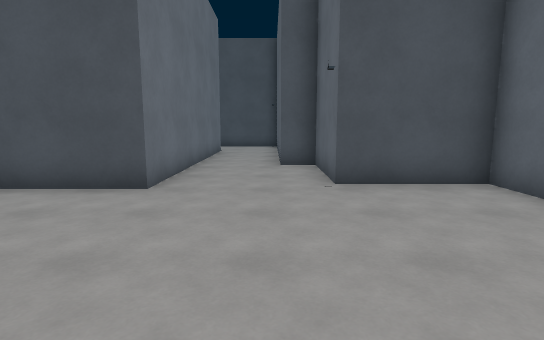
[1] (above)

17 first-person views from a walk through a 3-D level made in the Godot game engine. The camera is 1.5 m above the floor, tilts 8° down and sees 80° across. Doors that lead somewhere are drawn open, without their leaves. The floor is counted in squares, 1.3 m on a side. Each view is taken from the middle of a square. On the plan, view 1 faces up. The plan holds only what a view shows up to about 13 squares ahead; the rest is blank. The place goes on beyond the plan. Flat picture figures and markers are not drawn. Some surface patterns are stand-ins.

[2]
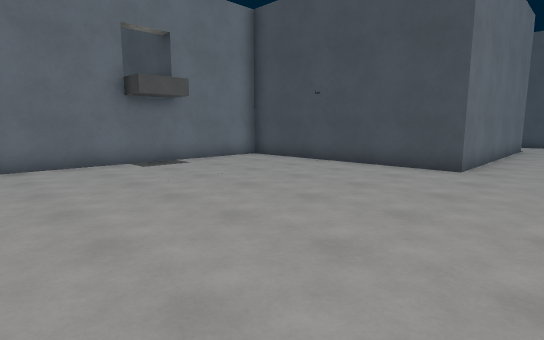

[3]
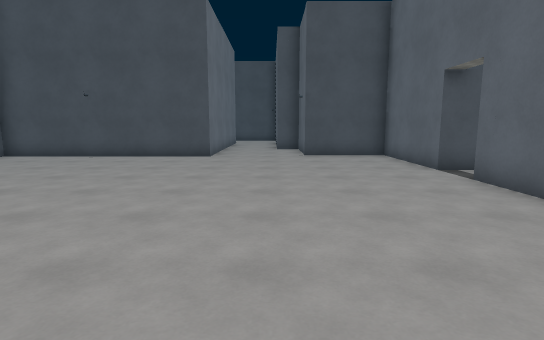

[4]
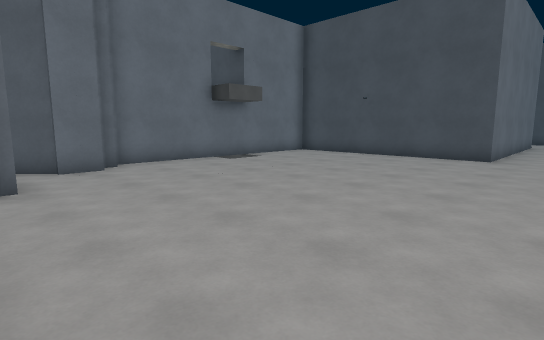

[5]
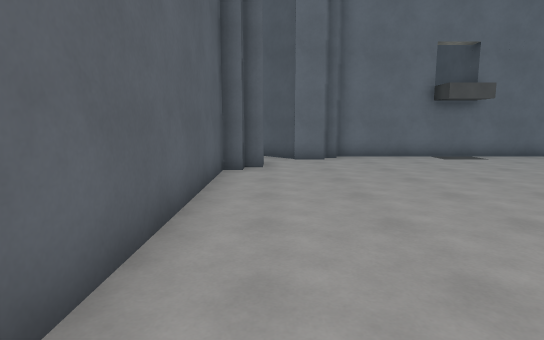

[6]
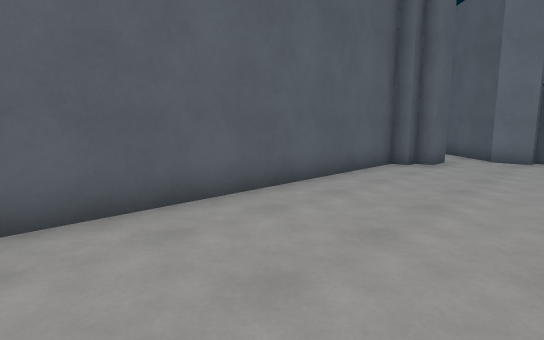

[7]
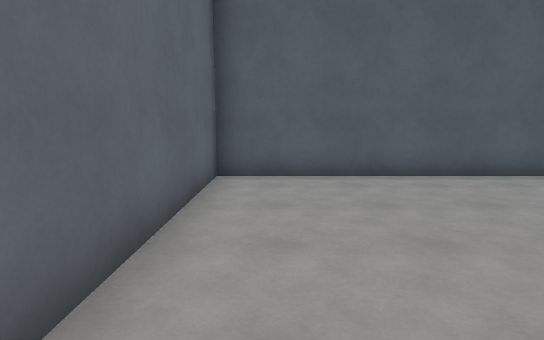

[8]
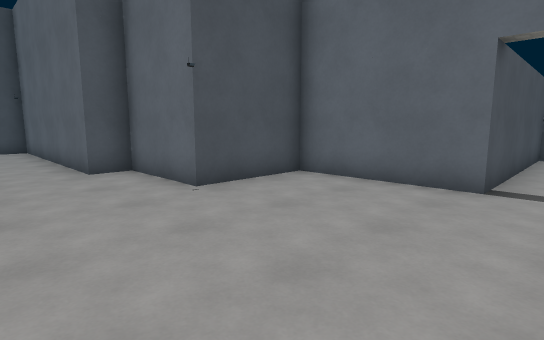

[9]
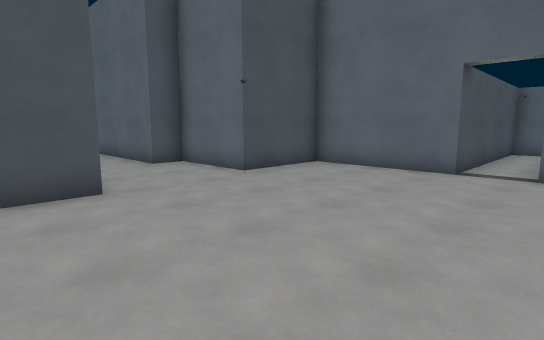

[10]
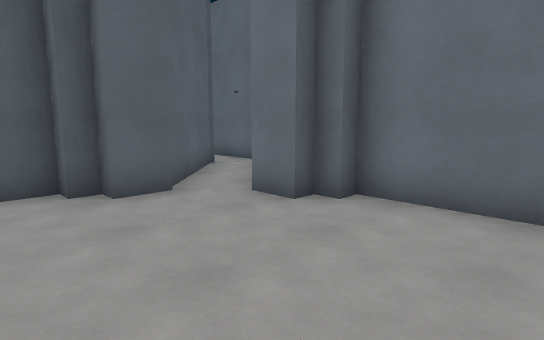

[11]
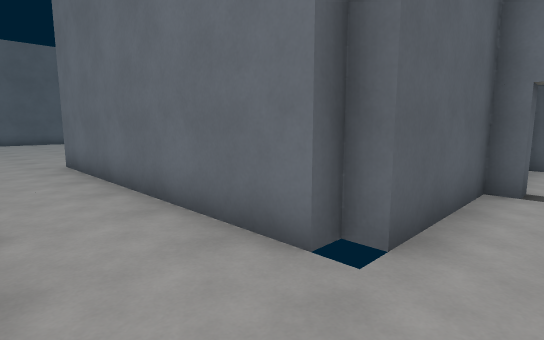

[12]
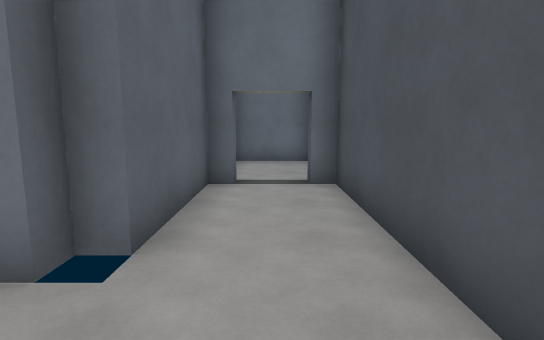

[13]
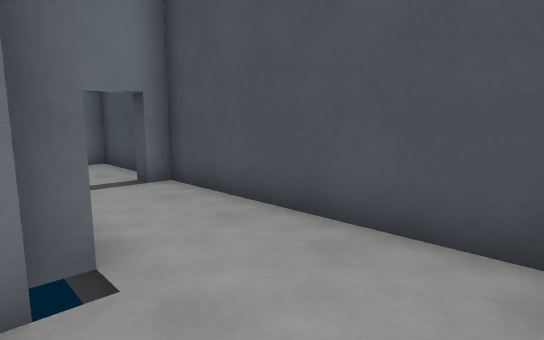

[14]
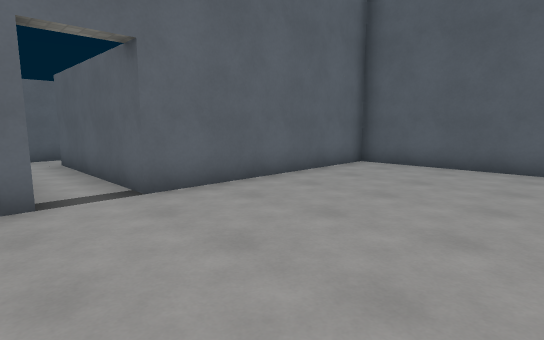

[15]
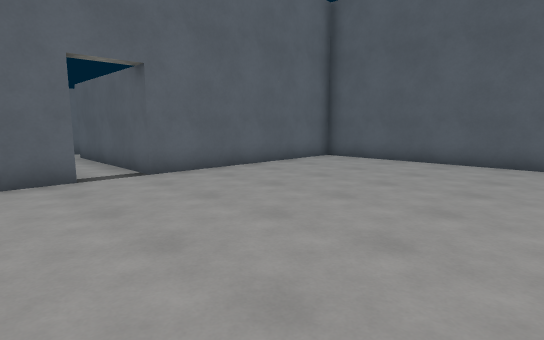

[16]
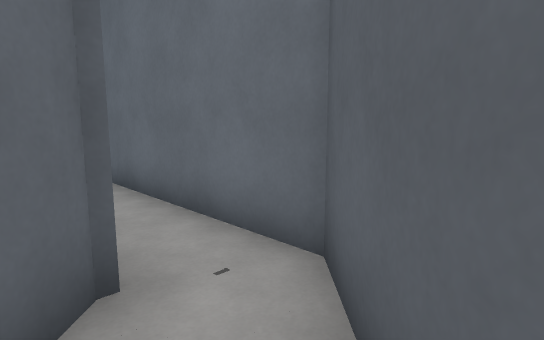

[17]
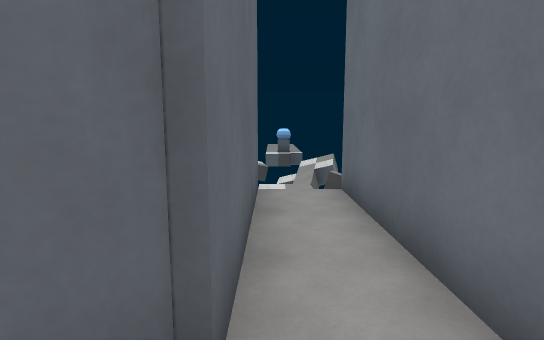

### Floor plan
Points are (right, up) in squares from view 1. A wall is a line through its corners. A room is listed if a view was taken in it or the views show most of it. See-through windows are left out.
Room 1 (views 1, 2, 3, 4, 5, 6, 7, 8, 9, 10, 11, 12, 13, 14, 15)
walls: (4.2, 2.2) (4.2, 6.2) (1.3, 6.2) (1.3, 9.2) (0.3, 9.2) (0.3, 17.3) (-6.3, 17.3); (-7.9, -5.2) (-6.8, -5.2) (-6.8, -5.7) (-6.3, -5.7) (-6.3, -6.2) (4.2, -6.2) (4.2, 0.7); (-6.3, 15.3) (-6.3, 14.8) (-2.7, 14.8) (-2.7, 14.3) (-2.3, 14.3) (-2.3, 5.8) (-9.7, 5.8) (-9.7, -2.7) (-9.3, -2.7) (-9.3, -3.2) (-8.8, -3.2) (-8.8, -4.1)
ways out: opening at (-8, -5) to room 2; open door at (4, 1.5) to room 4; opening at (-6, 16); open door at (-9.5, 1)
Room 2 (view 16)
walls: (-8.8, -4.1) (-10.7, -6); (-9.2, -6.9) (-7.9, -5.5)
ways out: opening at (-8, -5) to room 1; opening at (-10, -7) to room 3
Room 3 (view 17)
walls: (-10.6, -8.3) (-9.2, -6.9); (-10.8, -12.6) (-10.8, -8.1); (-10.7, -6) (-12.3, -7.6) (-12.3, -12.8)
ways out: opening at (-10, -7) to room 2
Room 4 (no view inside)
walls: (11.2, 0.2) (11.2, 2.2) (4.2, 2.2); (4.2, 0.7) (9.8, 0.7)
ways out: open door at (4, 1.5) to room 1; opening at (11, 1)

Positions as (right, up) in squares from view 1, and headings:
1: (0, 0), facing up
2: (0, -3), facing up-left
3: (0, -6), facing up
4: (0, -6), facing up-left
5: (2, -5), facing left
6: (3, -2), facing down-left
7: (3, 1), facing down
8: (-2, 1), facing up-right
9: (-4, 0), facing up-right
10: (-5, 0), facing down-left
11: (0, 16), facing down-left
12: (0, 16), facing left
13: (0, 14), facing up-left
14: (-1, 3), facing down-right
15: (-3, 4), facing down-right
16: (-10, -6), facing down-left
17: (-11, -7), facing down
